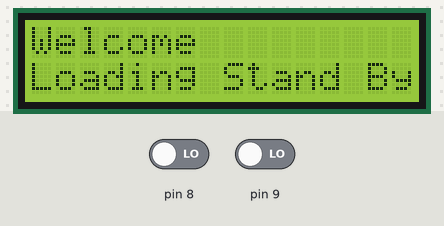
Recording of a sketch running on a simulated Arduino Uno, built with avr-gcc and run on an emulated ATmega328P. Shown: 16×2 character LCD. Inputs (shaded band) come from the test bench; at power-on: pin 8 LOW, pin 9 LOW. What the sketch prints to the serial monitor is not drawn.

Above: at 0.2 s.
At 2.2 s:
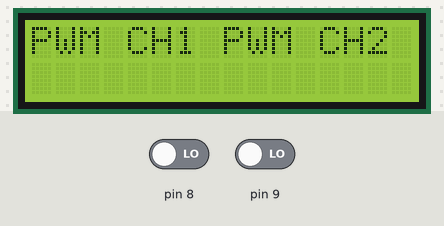
At 4.5 s:
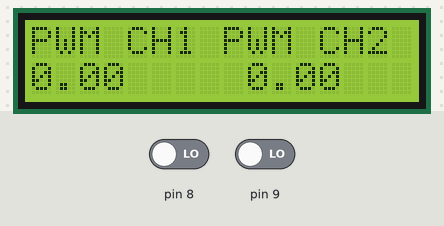

The sketch:

PWM_Read.ino
```cpp
//YWROBOT
//Compatible with the Arduino IDE 1.0
//Library version:1.1
#include <Wire.h>
#include <LiquidCrystal_I2C.h>

LiquidCrystal_I2C lcd(0x27,16,2);  // set the LCD address to 0x27 for a 16 chars and 2 line display
double Channel_1;
double Channel_2;
void setup()
{

  Serial.begin(115200);
  pinMode(8, INPUT);
  pinMode(9, INPUT);
  lcd.init();                      // initialize the lcd
  lcd.init();
  // Print a message to the LCD.
  lcd.backlight();
  lcd.setCursor(0,0);
  lcd.print("Welcome");
  lcd.setCursor(0,1);
  lcd.print("Loading Stand By");
  delay(2000);
  lcd.clear();
  lcd.setCursor(0,0);
  lcd.print("PWM CH1");
  lcd.setCursor(8,0);
  lcd.print("PWM CH2");
  lcd.setCursor(0,1);
}


void loop()
{
Channel_1 = pulseIn(8,HIGH);
Channel_2 = pulseIn(9,HIGH);
Serial.print("PWM CH1: ");
Serial.println(Channel_1);
Serial.print("PWM CH2: ");
Serial.println(Channel_2);
delay(300);
lcd.setCursor(0,1);
lcd.print(Channel_1);
lcd.setCursor(9,1);
lcd.print(Channel_2);


}
```

Measured:
- what the display in image 1 shows lasts 2.3 s, from 2.2 s to 4.5 s
